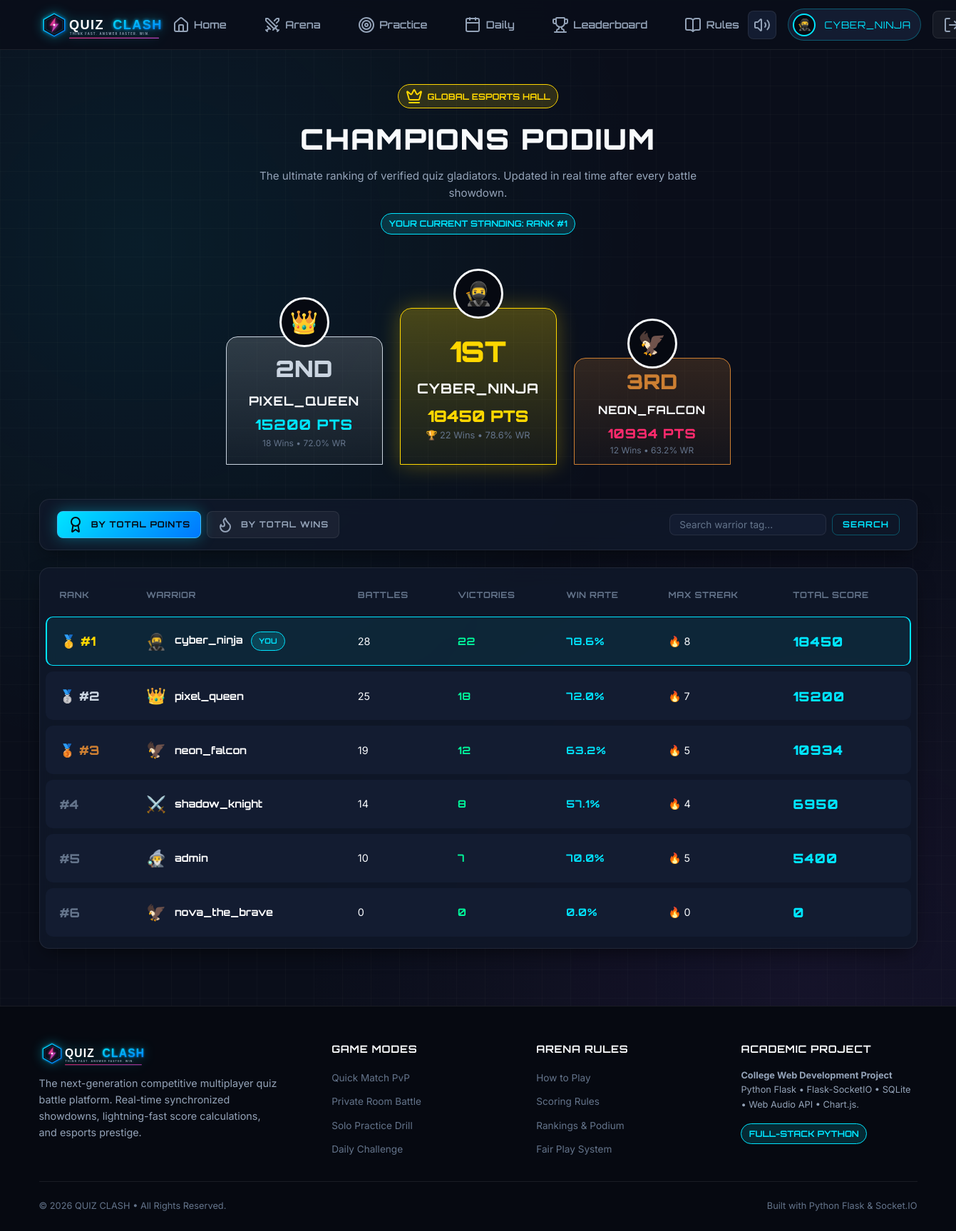
Page /leaderboard (signed in) on the committed database.
### models/user.py (models this page shows, shortened)
class User(db.Model):
    __tablename__ = 'users'
    id = db.Column(db.Integer, primary_key=True)
    username = db.Column(db.String(40), unique=True, nullable=False, index=True)
    email = db.Column(db.String(120), unique=True, nullable=True)
    password_hash = db.Column(db.String(255), nullable=False)
    avatar = db.Column(db.String(50), default='cyber_ninja')
    is_guest = db.Column(db.Boolean, default=False)
    is_admin = db.Column(db.Boolean, default=False)
    created_at = db.Column(db.DateTime, default=lambda: datetime.now(timezone.utc))
    last_active = db.Column(db.DateTime, default=lambda: datetime.now(timezone.utc))
    stats = db.relationship('PlayerStats', backref='user', uselist=False, cascade='all, delete-orphan')
    achievements = db.relationship('UserAchievement', backref='user', lazy='dynamic', cascade='all, delete-orphan')
    participations = db.relationship('MatchParticipant', backref='user', lazy='dynamic')

class PlayerStats(db.Model):
    __tablename__ = 'player_stats'
    id = db.Column(db.Integer, primary_key=True)
    user_id = db.Column(db.Integer, db.ForeignKey('users.id', ondelete='CASCADE'), nullable=False, unique=True)
    total_games = db.Column(db.Integer, default=0)
    wins = db.Column(db.Integer, default=0)
    losses = db.Column(db.Integer, default=0)
    draws = db.Column(db.Integer, default=0)
    total_score = db.Column(db.Integer, default=0)
    highest_score = db.Column(db.Integer, default=0)
    current_streak = db.Column(db.Integer, default=0)
    max_streak = db.Column(db.Integer, default=0)
    total_correct = db.Column(db.Integer, default=0)
    total_answered = db.Column(db.Integer, default=0)
    @property
    def win_rate(self) -> float:
        if self.total_games == 0:
            return 0.0
        return round((self.wins / self.total_games) * 100, 1)

### routes/leaderboard.py (the view)
@leaderboard_bp.route('/leaderboard')
def leaderboard_view():
    sort_by = request.args.get('sort', 'points')  # 'points' or 'wins'
    search_query = request.args.get('q', '').strip()
    query = (
        db.session.query(User, PlayerStats)
        .join(PlayerStats, User.id == PlayerStats.user_id)
        .filter(User.is_guest == False)
    )
    if search_query:
        query = query.filter(User.username.ilike(f'%{search_query}%'))
    if sort_by == 'wins':
        query = query.order_by(PlayerStats.wins.desc(), PlayerStats.total_score.desc())
    else:
        query = query.order_by(PlayerStats.total_score.desc(), PlayerStats.wins.desc())
    players = query.all()
    podium = players[:3]
    rankings = players
    current_user_rank = None
    current_user_id = session.get('user_id')
    if current_user_id:
        for index, (u, s) in enumerate(players, start=1):
            if u.id == current_user_id:
                current_user_rank = index
                break
    return render_template(
        'leaderboard.html',
        podium=podium,
        rankings=rankings,
        sort_by=sort_by,
        search_query=search_query,
        current_user_rank=current_user_rank
    )

### templates/leaderboard.html (shortened to what this page needs)
{% extends "base.html" %}
{% block content %}
<div class="container" style="padding: 3rem 1.5rem 5rem 1.5rem;">
  <div style="text-align: center; max-width: 650px; margin: 0 auto 2.5rem auto;">
    <span class="badge-cyber badge-gold"><i data-lucide="crown"></i> GLOBAL ESPORTS HALL</span>
    <h2 style="font-size: 2.5rem; font-weight: 900; margin: 0.5rem 0;">CHAMPIONS PODIUM</h2>
    <p style="color: var(--text-secondary); font-size: 0.95rem;">
      The ultimate ranking of verified quiz gladiators. Updated in real time after every battle showdown.
    </p>
    {% if current_user_rank %}
      <div style="margin-top: 1rem;">
        <span class="badge-cyber badge-cyan">Your Current Standing: Rank #{{ current_user_rank }}</span>
      </div>
    {% endif %}
  </div>
  {% if podium|length >= 3 %}
    {% set p1_user, p1_stats = podium[0] %}
    {% set p2_user, p2_stats = podium[1] %}
    {% set p3_user, p3_stats = podium[2] %}
    <div class="leaderboard-podium">
      <div class="podium-col">
        <div class="podium-avatar">
          {% if p2_user.avatar == 'pixel_queen' %}👑{% elif p2_user.avatar == 'cyber_ninja' %}🥷{% elif p2_user.avatar == 'neon_falcon' %}🦅{% else %}⚔️{% endif %}
        </div>
        <div class="podium-pillar podium-second">
          <span style="font-family: var(--font-heading); font-size: 2rem; font-weight: 900; color: #cbd5e1;">2ND</span>
          <h4 style="font-size: 1.1rem; margin: 0.3rem 0;">{{ p2_user.username }}</h4>
          <span class="text-cyan font-heading" style="font-size: 1.25rem; font-weight: 800;">{{ p2_stats.total_score }} PTS</span>
          <span style="font-size: 0.75rem; color: var(--text-muted);">{{ p2_stats.wins }} Wins &bull; {{ p2_stats.win_rate }}% WR</span>
        </div>
      </div>
      <div class="podium-col">
        <div class="podium-avatar">
          {% if p1_user.avatar == 'cyber_ninja' %}🥷{% elif p1_user.avatar == 'pixel_queen' %}👑{% elif p1_user.avatar == 'neon_falcon' %}🦅{% else %}🧙‍♂️{% endif %}
        </div>
        <div class="podium-pillar podium-first">
          <span style="font-family: var(--font-heading); font-size: 2.5rem; font-weight: 900; color: #ffd700;">1ST</span>
          <h4 style="font-size: 1.2rem; margin: 0.3rem 0; color: #fff;">{{ p1_user.username }}</h4>
          <span style="font-family: var(--font-heading); font-size: 1.4rem; font-weight: 900; color: #ffd700;">{{ p1_stats.total_score }} PTS</span>
          <span style="font-size: 0.8rem; color: var(--text-muted);">🏆 {{ p1_stats.wins }} Wins &bull; {{ p1_stats.win_rate }}% WR</span>
        </div>
      </div>
      <div class="podium-col">
        <div class="podium-avatar">
          {% if p3_user.avatar == 'neon_falcon' %}🦅{% elif p3_user.avatar == 'shadow_knight' %}⚔️{% elif p3_user.avatar == 'code_wizard' %}🧙‍♂️{% else %}🤖{% endif %}
        </div>
        <div class="podium-pillar podium-third">
          <span style="font-family: var(--font-heading); font-size: 1.8rem; font-weight: 900; color: #cd7f32;">3RD</span>
          <h4 style="font-size: 1rem; margin: 0.3rem 0;">{{ p3_user.username }}</h4>
          <span class="text-pink font-heading" style="font-size: 1.15rem; font-weight: 800;">{{ p3_stats.total_score }} PTS</span>
          <span style="font-size: 0.75rem; color: var(--text-muted);">{{ p3_stats.wins }} Wins &bull; {{ p3_stats.win_rate }}% WR</span>
        </div>
      </div>
    </div>
  {% endif %}
  <div class="cyber-card" style="margin-bottom: 1.5rem; padding: 1rem 1.5rem;">
    <div style="display: flex; align-items: center; justify-content: space-between; flex-wrap: wrap; gap: 1rem;">
      <div style="display: flex; gap: 0.5rem;">
        <a href="{{ url_for('leaderboard.leaderboard_view', sort='points', q=search_query) }}" class="btn-cyber {% if sort_by == 'points' %}btn-cyber-primary{% else %}btn-cyber-ghost{% endif %} btn-sm">
          <i data-lucide="award"></i> By Total Points
        </a>
        <a href="{{ url_for('leaderboard.leaderboard_view', sort='wins', q=search_query) }}" class="btn-cyber {% if sort_by == 'wins' %}btn-cyber-secondary{% else %}btn-cyber-ghost{% endif %} btn-sm">
          <i data-lucide="flame"></i> By Total Wins
        </a>
      </div>
      <form method="GET" action="{{ url_for('leaderboard.leaderboard_view') }}" style="display: flex; gap: 0.5rem;">
        <input type="text" name="q" value="{{ search_query }}" class="form-control" placeholder="Search warrior tag..." style="width: 220px; padding: 0.4rem 0.8rem; font-size: 0.85rem;">
        <button type="submit" class="btn-cyber btn-cyber-outline btn-sm">Search</button>
      </form>
    </div>
  </div>
  <div class="cyber-card" style="padding: 0.5rem; overflow-x: auto;">
    <table class="cyber-table">
      <thead>
        <tr>
          <th>Rank</th>
          <th>Warrior</th>
          <th>Battles</th>
          <th>Victories</th>
          <th>Win Rate</th>
          <th>Max Streak</th>
          <th>Total Score</th>
        </tr>
      </thead>
      <tbody>
        {% for u, s in rankings %}
          <tr {% if session.get('user_id') == u.id %}class="highlight-current"{% endif %}>
            <td style="font-family: var(--font-heading); font-weight: 800; font-size: 1.1rem;">
              {% if loop.index == 1 %}<span style="color: #ffd700;">🥇 #1</span>
              {% elif loop.index == 2 %}<span style="color: #cbd5e1;">🥈 #2</span>
              {% elif loop.index == 3 %}<span style="color: #cd7f32;">🥉 #3</span>
              {% else %}<span style="color: var(--text-muted);">#{{ loop.index }}</span>{% endif %}
            </td>
            <td>
              <div style="display: flex; align-items: center; gap: 0.75rem;">
                <span style="font-size: 1.4rem;">
                  {% if u.avatar == 'cyber_ninja' %}🥷
                  {% elif u.avatar == 'pixel_queen' %}👑
                  {% elif u.avatar == 'neon_falcon' %}🦅
                  {% elif u.avatar == 'shadow_knight' %}⚔️
                  {% elif u.avatar == 'code_wizard' %}🧙‍♂️
                  {% elif u.avatar == 'mecha_titan' %}🤖
                  {% elif u.avatar == 'quantum_ghost' %}👻
                  {% else %}🦊{% endif %}
                </span>
                <div>
                  <a href="{{ url_for('profile.profile_view', username=u.username) }}" style="font-family: var(--font-heading); font-weight: 700; color: #fff;">
                    {{ u.username }}
                  </a>
                  {% if session.get('user_id') == u.id %}
                    <span class="badge-cyber badge-cyan" style="font-size: 0.65rem; margin-left: 0.4rem;">YOU</span>
                  {% endif %}
                </div>
              </div>
            </td>
            <td>{{ s.total_games }}</td>
            <td class="text-green font-heading" style="font-weight: 700;">{{ s.wins }}</td>
            <td class="text-cyan font-heading" style="font-weight: 700;">{{ s.win_rate }}%</td>
            <td>🔥 {{ s.max_streak }}</td>
            <td class="font-heading" style="font-size: 1.15rem; font-weight: 900; color: var(--neon-cyan);">
              {{ s.total_score }}
            </td>
          </tr>
        {% else %}
          <tr>
            <td colspan="7" style="text-align: center; padding: 3rem; color: var(--text-muted);">
              No warriors match your search filter.
            </td>
          </tr>
        {% endfor %}
      </tbody>
    </table>
  </div>
</div>
{% endblock %}

### rows in the picture
User: username "PIXEL_QUEEN", shows "🥈 #2", username "pixel_queen", total_games "25", wins "18", win_rate "72.0", max_streak "7", total_score "15200"
PlayerStats: total_score "15200", wins "18", win_rate "72.0"
User: username "CYBER_NINJA", shows "🥇 #1", username "cyber_ninja", shows "YOU", total_games "28", wins "22", win_rate "78.6", max_streak "8", total_score "18450"
PlayerStats: total_score "18450", wins "22", win_rate "78.6"
User: username "NEON_FALCON", shows "🥉 #3", username "neon_falcon", total_games "19", wins "12", win_rate "63.2", max_streak "5", total_score "10934"
PlayerStats: total_score "10934", wins "12", win_rate "63.2"
User: username "shadow_knight", total_games "14", wins "8", win_rate "57.1", max_streak "4", total_score "6950"
User: username "admin", total_games "10", wins "7", win_rate "70.0", max_streak "5", total_score "5400"
User: username "nova_the_brave", total_games "0", wins "0", win_rate "0.0", max_streak "0", total_score "0"

### other values in the picture
{{ session.get('username') }} "CYBER_NINJA"
{{ current_user_rank }} "1"
{{ current_year }} "2026"
{{ app_name }} "QUIZ CLASH"
